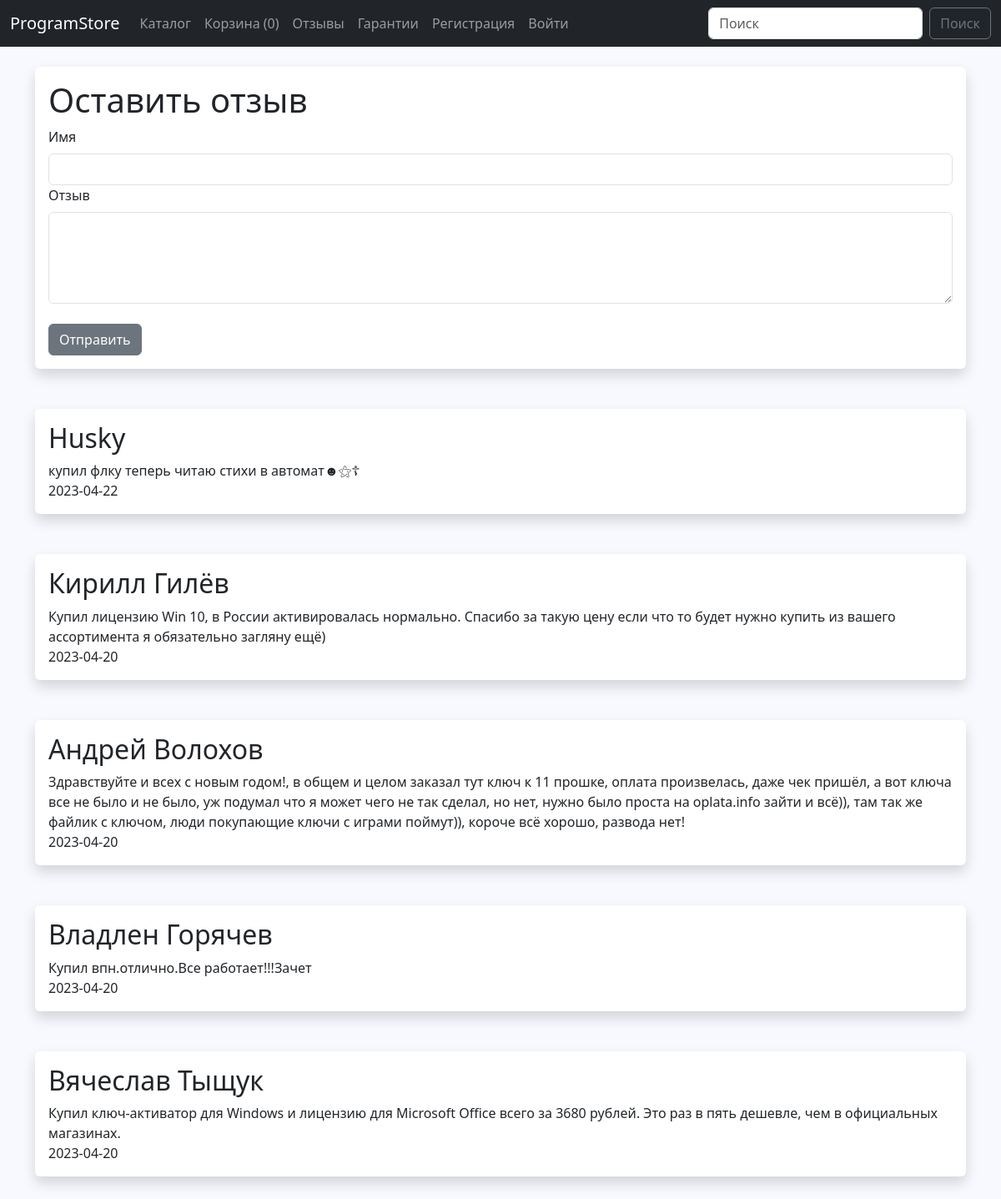
The app's page /reviews, older data.
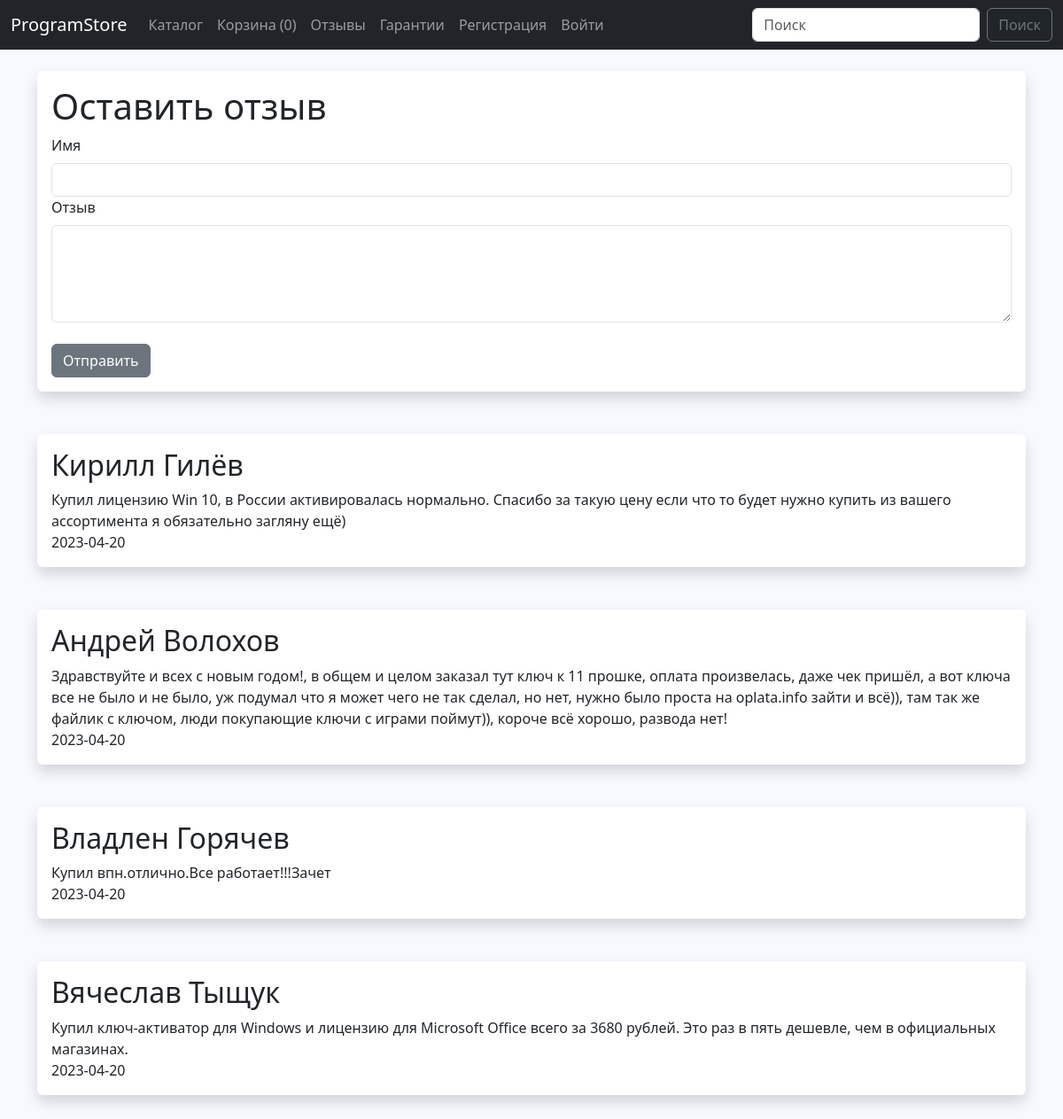
The same page, newer data.
### server.py (models this page shows)
class Reviews(db.Model):
    id = db.Column(db.Integer, primary_key=True)
    username = db.Column(db.String(70), nullable=False)
    review = db.Column(db.Text, nullable=False)
    date_added = db.Column(db.Date, default=date.today())

### server.py (the view)
@app.route('/reviews', methods=['GET', 'POST'])
def reviews():
    form = ReviewForm()
    reviews = Reviews.query.order_by(Reviews.date_added.desc())
    if form.validate_on_submit() and request.method == 'POST':
        review = Reviews(username=form.username.data, review=form.review.data)
        db.session.add(review)
        db.session.commit()
        form.username.data = ''
        form.review.data = ''
    return render_template('reviews.html', form=form, reviews=reviews)

### webforms.py
class ReviewForm(FlaskForm):
    username = StringField('Имя', validators=[DataRequired()])
    review = StringField('Отзыв', validators=[DataRequired()], widget=TextArea())
    submit = SubmitField('Отправить')

class SearchForm(FlaskForm):
    searched = StringField("Поиск", validators=[DataRequired()])
    submit = SubmitField("Кнопка")

### server.py (called while the page is built)
@app.context_processor
def base():
    form = SearchForm()
    return dict(form=form)

### templates/reviews.html (shortened to what this page needs)
{% extends 'base.html' %}
{% block content %}
<div class="shadow p-3 mb-5 bg-white rounded">
    <h1>Оставить отзыв</h1>
    <form method="POST">
        {{ form.username.label(class="form-label") }}
        {{ form.username(class="form-control") }}
        {{ form.review.label(class="form-label") }}
        {{ form.review(class="form-control", rows='4') }}
        <br>
        {{ form.submit(class="btn btn-secondary") }}
    </form>
</div>
{% for review in reviews %}
<div class="shadow p-3 mb-5 bg-white rounded">
    <h2>{{review.username}}</h2>
    {{review.review}}<br>
    {{review.date_added}}
</div>
{% endfor %}
{% endblock %}

Row changes from the older to the newer data that the page shows:
removed Reviews: username "Husky", review "купил флку теперь читаю стихи в автомат☻⚝☦︎", date_added "2023-04-22"
